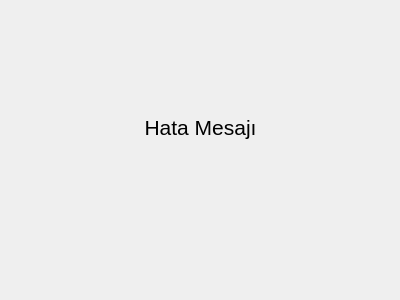
<?xml version="1.0" encoding="UTF-8"?>
<ui version="4.0">
 <class>Dialog</class>
 <widget class="QDialog" name="Dialog">
  <property name="geometry">
   <rect>
    <x>0</x>
    <y>0</y>
    <width>400</width>
    <height>300</height>
   </rect>
  </property>
  <property name="windowTitle">
   <string>Dialog</string>
  </property>
  <widget class="QLabel" name="label">
   <property name="geometry">
    <rect>
     <x>0</x>
     <y>42</y>
     <width>401</width>
     <height>171</height>
    </rect>
   </property>
   <property name="font">
    <font>
     <pointsize>16</pointsize>
    </font>
   </property>
   <property name="text">
    <string>Hata Mesajı</string>
   </property>
   <property name="alignment">
    <set>Qt::AlignCenter</set>
   </property>
  </widget>
 </widget>
 <resources/>
 <connections/>
</ui>
